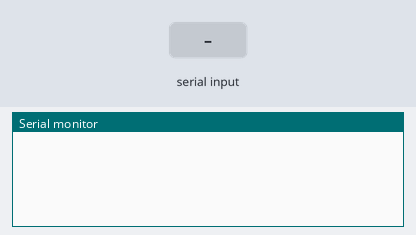
The sketch below on a simulated Arduino Uno, built with avr-gcc and run on an emulated ATmega328P. On the bench: the last lines printed to the serial monitor. Inputs (shaded band) come from the test bench.

Above: at 1.3 s.
1.4 s: byte 10 (0x0a) received over Serial
At 2.1 s:
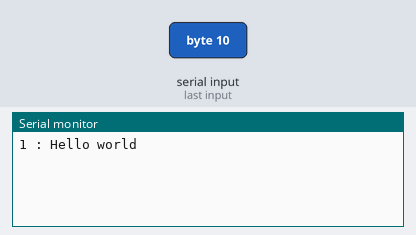
2.9 s: byte 10 (0x0a) received over Serial
At 3.3 s:
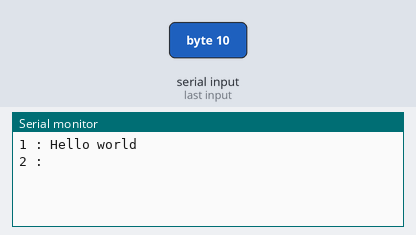

The sketch:

serial1.ino
```cpp
/******************************************************************************
* Serial1.ino
*
******************************************************************************/
#include <string>

void setup()
{

   Serial.begin(9600);
   delay(100);

} // setup


/******************************************************************************
* loop
*
******************************************************************************/
void loop()
{
 int         i    = 1;
 int         ch   = 0;
 std::string buffer("Hello world ");

   for(;/* EVER */;)
   {

      //delay(1000);
      if(Serial.available())
      {
        ch = Serial.read();

        if(ch == 0x0a)
        {
          Serial.print(i++); Serial.print(" : "); Serial.println(buffer.c_str());
          buffer.clear();
        }
        else
        {
          buffer += (char)ch;
        }
      } // char is available
   } // for

} // loop
```

Measured:
- after the input at 1.4 s, the serial monitor: prints a new line at once (image 1)
- after the input at 2.9 s, the serial monitor: prints a new line at once (image 2)
